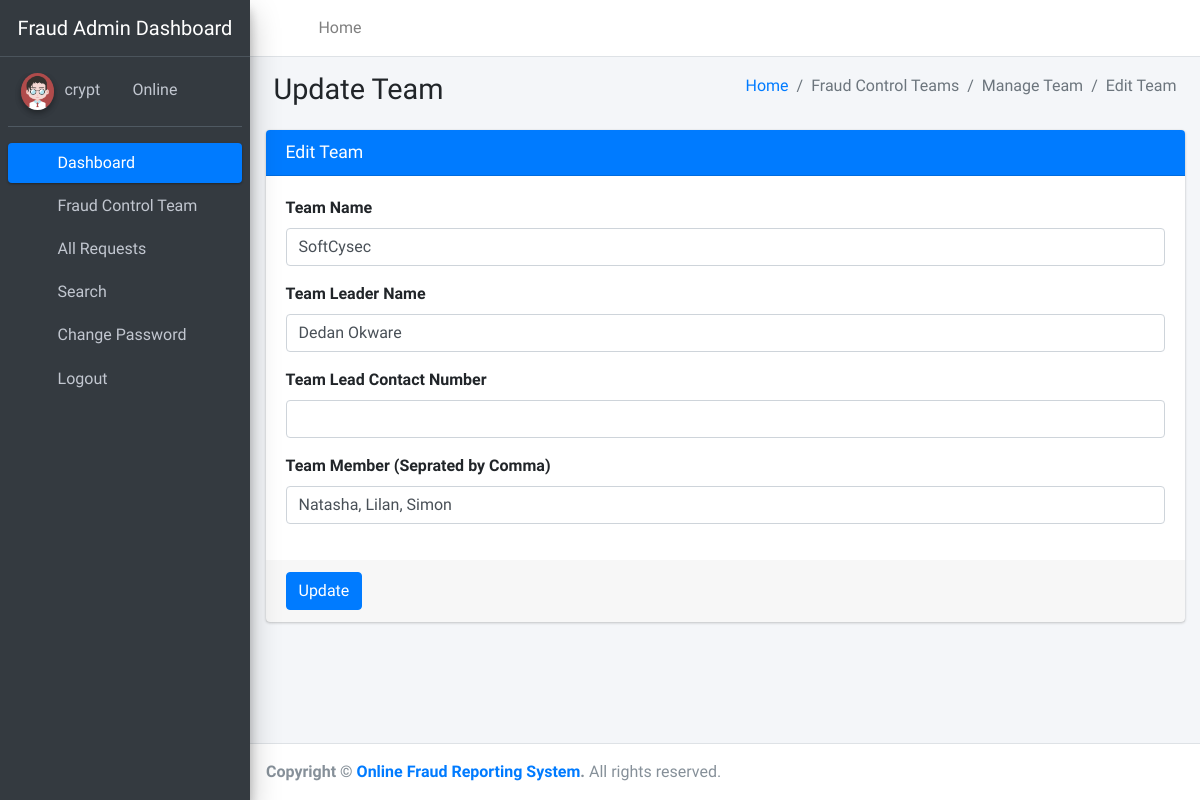
The app's page /editTeam/1/ (signed in), older data.
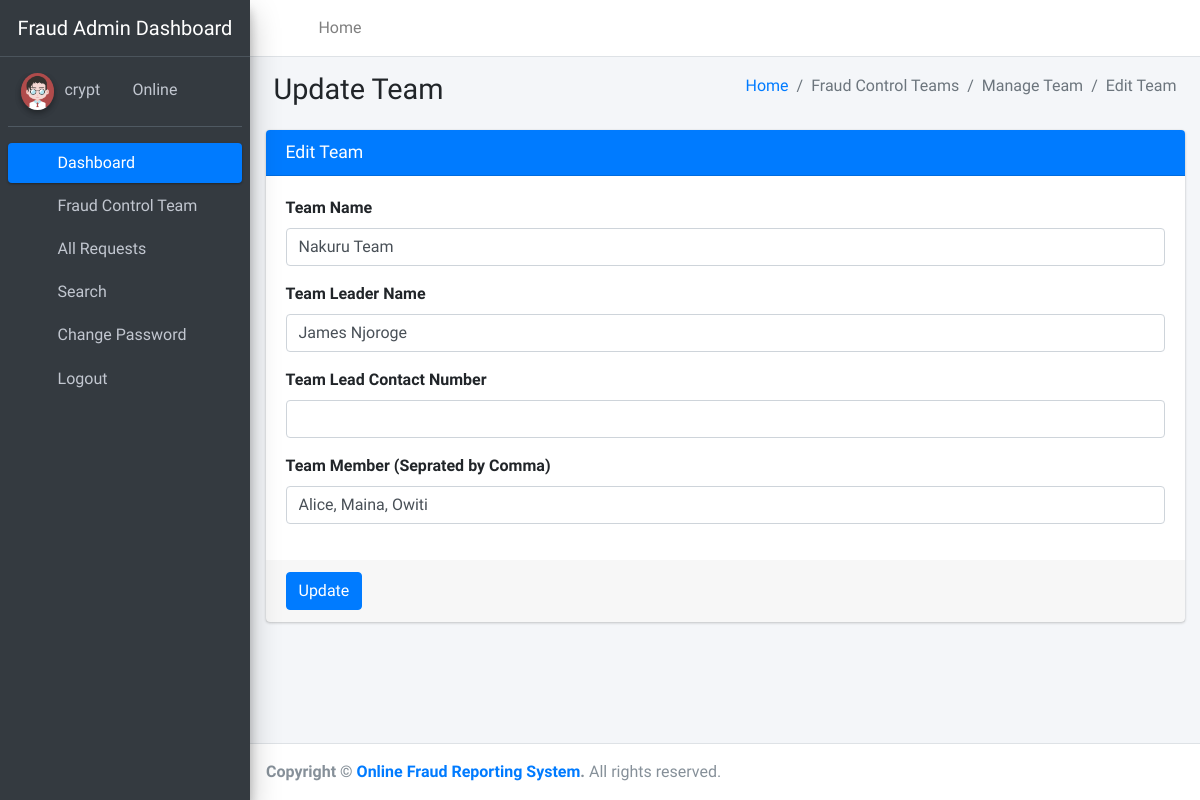
The same page, newer data.
### ReportSystem/models.py (models this page shows, shortened)
class Team(models.Model):
    teamName = models.CharField(max_length=100,null=True)
    teamLeaderName = models.CharField(max_length=100,null=True)
    teamMobno = models.CharField(max_length=20,null=True)
    teamMembers = models.CharField(max_length=200,null=True)
    postingDate = models.DateField(auto_now_add=True)

### ReportSystem/views.py (the view, shortened to what this page needs)
# urls.py: path('editTeam/<int:pid>/', views.editTeam,name='editTeam'),
def editTeam(request,pid):
    if not request.user.is_authenticated:
        return redirect('admin_login')
    teams = Team.objects.get(id=pid)
    error =""
    return render(request, 'admin/editTeam.html', locals())

### ReportSystem/templates/admin/editTeam.html (shortened to what this page needs)
{% extends 'adminNavbar.html' %}
{% block main %}
{% load static %}
<section class="content">
    <div class="content-header">
        <div class="container-fluid">
            <div class="row mb-2">
                <div class="col-sm-6">
                    <h1 class="m-0">Update Team</h1>
                </div>
                <div class="col-sm-6">
                    <ol class="breadcrumb float-sm-right">
                        <li class="breadcrumb-item"><a href="{% url 'dashboard' %}">Home</a></li>
                        <li class="breadcrumb-item active">Fraud Control Teams</li>
                        <li class="breadcrumb-item active">Manage Team</li>
                        <li class="breadcrumb-item active">Edit Team</li>
                    </ol>
                </div>
            </div>
        </div>
    </div>
    <div class="container-fluid">
        <div class="row">
            <div class="col-md-12">
                <div class="card card-primary">
                    <div class="card-header">
                        <h3 class="card-title">Edit Team</h3>
                    </div>
                    <form method="post">
                        <div class="card-body">
                            <div class="form-group">
                                <label>Team Name</label>
                                <input type="text" name="teamName" class="form-control" value="{{teams.teamName}}">
                            </div>
                            <div class="form-group">
                                <label>Team Leader Name</label>
                                <input type="text" name="teamLeaderName" class="form-control" value="{{teams.teamLeaderName}}">
                            </div>
                            <div class="form-group">
                                <label>Team Lead Contact Number</label>
                                <input type="text" name="teamLeadMobno" class="form-control" maxlength="10" value="{{teams.teamLeadMobno}}">
                            </div>
                            <div class="form-group">
                                <label>Team Member (Seprated by Comma)</label>
                                <input type="text" name="teamMembers" class="form-control" value="{{teams.teamMembers}}">
                            </div>
                        </div>
                        <div class="card-footer">
                            <button type="submit" class="btn btn-primary">Update</button>
                        </div>
                    </form>
                </div>
            </div>
        </div>
    </div>
    </div>
{% endblock %}

Row changes from the older to the newer data that the page shows:
changed Team: teamName "SoftCysec" → "Nakuru Team"; teamLeaderName "Dedan Okware" → "James Njoroge"; teamMembers "Natasha, Lilan, Simon" → "Alice, Maina, Owiti"
